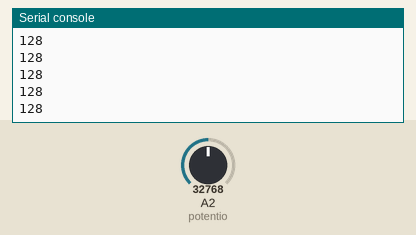
Simulated run of this program. Board: CircuitPython board. On the bench: the last lines printed to the serial console. The inputs (shaded band) are chosen by the test bench; at power-on: A2 (potentio) = 32768 (analog values on the 0–65535 scale).

Above: at 1.2 s.
1.3 s: A2 (potentio) set to 45874
At 1.83 s:
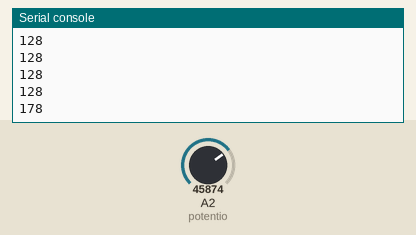
2.8 s: A2 (potentio) set to 57670
At 3.03 s:
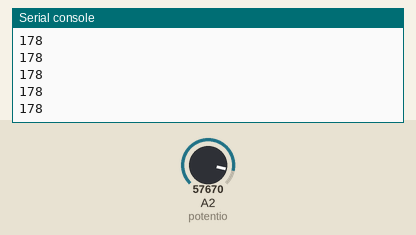
Timing chart, 0 to 5.8 s (numbered marks = the images above; inputs shaded):
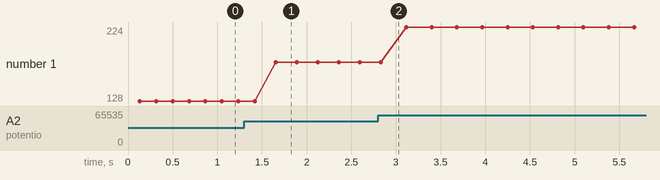

Measured:
- after the input at 1.3 s, the serial console: prints a new line after 0.35 s (image 1)
- plotted number 1: 128 → 178 after the input at 1.3 s, 178 → 224 after the input at 2.8 s

The program:

CIRCUITPYTHONtoprocessing.py
```python
import time
from analogio import AnalogIn #pylint: disable-msg=import-error
import board #pylint: disable-msg=import-error
import busio #pylint: disable-msg=import-error
potentio = AnalogIn(board.A2)
# the potentiometer is plugged into analog pin 2
uart = busio.UART(board.D1, board.D0, baudrate=9600)
# creates a UART cable (plugged into TX (D1) and RX (D2) pins)

while True:
    PotVal = round(potentio.value/257)
    # scales the potentiometer values (0 to 65535) to the range of byte values for the UART (0 to 255)
    uart.write(bytes(PotVal))
    # converts value to bytes so it can be sent through UART
    print(PotVal)
    time.sleep(.05)
```
